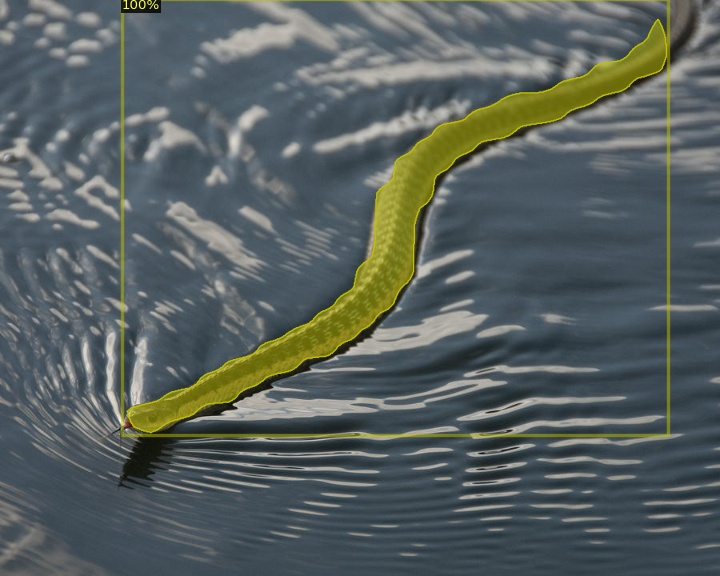
#> input picture images/im3.jpg, 720 x 576 px, found by its file name; its folder holds 3 pictures in this run
$ python images.py
#> lines starting #> are read from the running program, lines starting #| are printed output that depends on the picture
import os
import time
from PIL import Image, ImageOps

# creates replicas of unlabeled images by flipping them across y-axis
def flip_images(path):
    """
    GOAL: take all input images in unlabeled training data and flip them
    Params:
        path = string path to images
    """
    # get all files from unlabeled data set
    filenames = [files for path, dirs, files in os.walk(path)][0]

    # flip images and save them
    for file in filenames:
        # get name of file without ".jpg"
        index = file.find(".")

        # flip image and save
        im = Image.open(path + file)
        flipped = ImageOps.mirror(im)
        flipped.save(path + file[ : index] + "-f.jpg")

# resizes and rotates images to the same dimensions
def resize_images(path):
    """
    GOAL: take all images in unlabeled training data and rotate and resize them
    to be the same shape and size (510x385)
    Params:
        path = string path to images
    """
#> called with path = '../train/images/'
    # get all files from unlabeled data set
    filenames = [files for path, dirs, files in os.walk(path)][0]

    # rotate image if needed, resize them, then save them
    for file in filenames:
        # open image and get dimensions
        image = Image.open(path + file)
#> image is the input picture: PIL image 720x576 RGB; mean R, G, B 87.9, 96.9, 95.2
        width, height = image.size
#> width = 720; height = 576

        # rotate image if the height is larger than width
        if height > width:
            image = image.transpose(Image.ROTATE_90)

        # resize image to 510x385
        image = image.resize((510, 385))
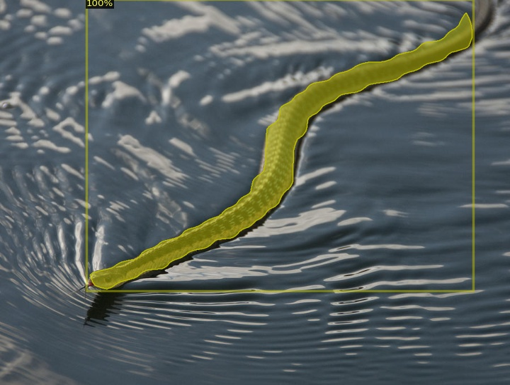
#> image: PIL image 510x385 RGB; mean R, G, B 87.9, 96.9, 95.2

        # save image
        image.save(path + file)
#> pass 2 of the loop in resize_images, `for file in filenames:`:
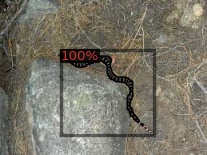
#> input picture images/im2.jpg, 207 x 155 px, found by its file name
#> in resize_images, image is the input picture: PIL image 207x155 RGB; mean R, G, B 120.9, 116.9, 104.5
#> in resize_images, `image = image.resize((510, 385))`:
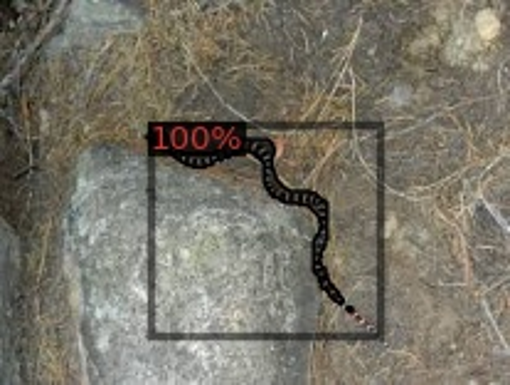
#> image: PIL image 510x385 RGB; mean R, G, B 120.9, 116.9, 104.6
#> pass 3 of the loop in resize_images, `for file in filenames:`:
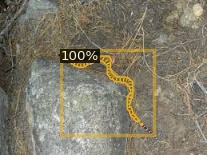
#> input picture images/im1.jpg, 207 x 155 px, found by its file name
#> in resize_images, image is the input picture: PIL image 207x155 RGB; mean R, G, B 128.4, 123.1, 106
#> in resize_images, `image = image.resize((510, 385))`:
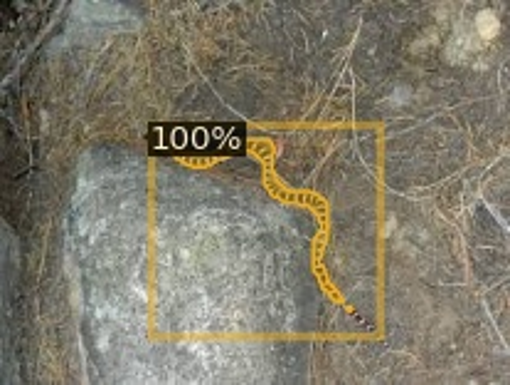
#> image: PIL image 510x385 RGB; mean R, G, B 128.4, 123.1, 106

resize_images("../train/images/")
